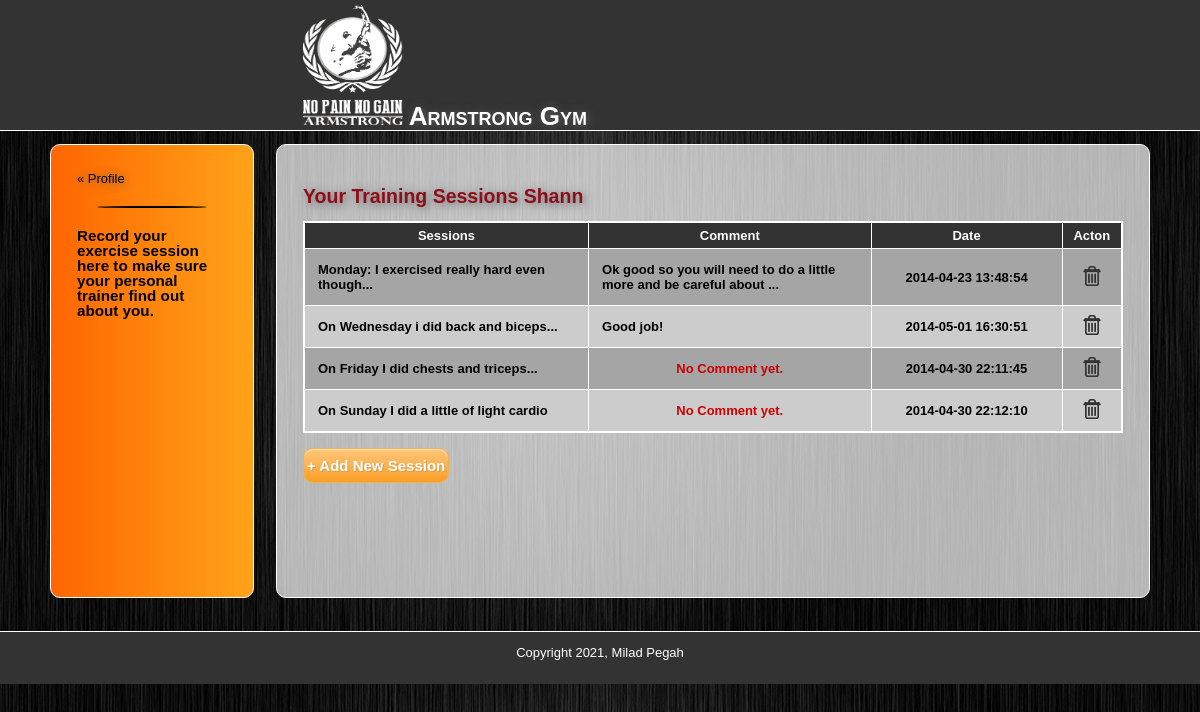
The page /sessions.php (signed in) on the database its author committed.
### tables this page shows
CREATE TABLE `sessions` (
  `id` int NOT NULL AUTO_INCREMENT,
  `user_id` int NOT NULL,
  `session_entry` text,
  `comment` text,
  `date` timestamp NULL DEFAULT CURRENT_TIMESTAMP ON UPDATE CURRENT_TIMESTAMP,
  PRIMARY KEY (`id`),
  KEY `user_id` (`user_id`),
  CONSTRAINT `sessions_ibfk_1` FOREIGN KEY (`user_id`) REFERENCES `users` (`id`) ON DELETE CASCADE ON UPDATE CASCADE
);

### includes/functions.php (called while the page is built, shortened)
<?php
function find_session_by_user_id($id) {
	global $connection;
	$query = "SELECT * ";
	$query .= "FROM sessions ";
	$query .= "WHERE user_id = {$id}";
	$session_set = mysqli_query($connection, $query);
	return $session_set;
}

### public/sessions.php (the view, shortened to what this page needs)
<?php require_once("../includes/db_connection.php");            ?>
<?php require_once("../includes/functions.php");            ?>
<?php
  $user_id = $_SESSION["id"];
  $session_set = find_session_by_user_id($user_id);
?>
<?php include("../includes/layouts/header.php"); ?>
<div id="main">
    <div id="navigation">
        <p><a href="user_content.php">&laquo; Profile</a></p>
        <hr />
        <h3>Record your exercise session here to make sure your personal trainer find out about you.</h3>
    </div>
    <div id="page">
        <h2>Your Training Sessions <?php echo ucfirst(htmlentities($_SESSION["username"])); ?></h2>
        <?php if (mysqli_num_rows($session_set) == 0) { ?>
              <h3 style="color: #006633;">No Session Yet. You can add one.</h3>
          <?php } else { ?>
              <table border="1" style="border-collapse: collapse;">
                  <tr>
                      <th style="width: 300px;">Sessions</th>
                      <th style="width: 300px;">Comment</th>
                      <th style="width: 200px;">Date</th>
                      <th style="width: 50px;">Acton</th>
                  </tr>
                  <?php while ($session = mysqli_fetch_assoc($session_set)) { ?>
                      <tr>
                          <td style="padding: 1em;"><?php echo htmlentities($session["session_entry"]); ?></td>
                          <td style="padding: 1em;">
                              <?php if (empty($session["comment"])) { ?>
                                  <p class="centered" style="color:#CC0000;">No Comment yet.</p>
                              <?php } echo htmlentities($session["comment"]); ?>
                          </td>
                          <td class="centered"><?php echo htmlentities($session["date"]); ?></td>
                          <td class="centered">
                              <a class="link e_d_img" title="Delete" href="delete_session.php?id=<?php echo urlencode($session["id"]); ?>" onclick="return confirm('Are you sure you want to delete this session entry?Your trainer will not be able to see that!');">
                                  <img src="images/delete-icon.png" alt="Delete">
                              </a>
                          </td>
                      </tr>
                  <?php } ?>
              </table> <br />
          <?php } ?>
        <button class="buttons" onclick="window.location.href = 'new_session.php';">+ Add New Session</button>
    </div>
</div>
<?php include("../includes/layouts/footer.php"); ?>

### public/stylesheets/public.css (style rules this page uses)
* { margin: 0; padding: 0; }
body { font-family: "Century Gothic", Tahoma, Helvetica, Arial, sans-serif; background-image: url(../images/gym.jpg); width: 100%; height: 100%; font-size: 13px; line-height: 15px; margin: 0 auto; min-width: 900px; }
img { border: none; }
button { padding: 3px; }
a { color: #8D0D19; text-shadow: 1px 1px 10px #666; }
#main { min-height: 500px; width: 1100px; margin: auto; }
#navigation { min-height: 400px; float: left; margin: 1em 0; padding: 2em; width: 150px; font-family: "Century Gothic", Tahoma, Helvetica, Arial, sans-serif; color: #000000; border: 1px solid white; -webkit-border-radius: 10px; -moz-border-radius: 10px; -o-border-radius: 10px; border-radius: 10px; background: -webkit-linear-gradient(270deg, #FFA319, #FF6600); background: -moz-linear-gradient(270deg, #FFA319, #FF6600); background: -o-linear-gradient(270deg, #FFA319, #FF6600); background: -ms-linear-gradient(270deg, #FFA319, #FF6600); background: linear-gradient(270deg, #FFA319, #FF6600); }
#navigation a { font-family: Helvetica, Arial, sans-serif; color: black; text-decoration: none; }
#page { margin: 1em 0; float: right; min-height: 400px; width: 820px; background-color: rgba(255,255,255, 0.7); padding: 2em; border: 1px solid white; -webkit-border-radius: 10px; -moz-border-radius: 10px; -o-border-radius: 10px; border-radius: 10px; }
#page h2 { color: #8D0D19; line-height: 50px; text-shadow: 2px 2px 10px #666; }
.link { text-decoration: none; }
td { padding: 0 1px; font-weight: bold; }
th { background-color: #333333; color: #FFFFFF; padding: 5px; border: 1px solid white; }
table { border: 2px solid white; border-collapse: collapse; }
hr { margin: 20px; border: 1px black solid; -webkit-border-radius: 50%; -moz-border-radius: 50%; -o-border-radius: 50%; -ms-border-radius: 50%; border-radius: 50%; }
.centered { text-align: center; }
.buttons { -moz-box-shadow:inset 0px 1px 0px 0px #fce2c1; -webkit-box-shadow:inset 0px 1px 0px 0px #fce2c1; box-shadow:inset 0px 1px 0px 0px #fce2c1; background:-webkit-gradient( linear, left top, left bottom, color-stop(0.05, #ffc477), color-stop(1, #fb9e25) ); background:-moz-linear-gradient( center top, #ffc477 5%, #fb9e25 100% ); filter:progid:DXImageTransform.Microsoft.gradient(startColorstr='#ffc477', endColorstr='#fb9e25'); background-color:#ffc477; -webkit-border-radius:10px; -moz-border-radius:10px; border-radius:10px; border:1px solid #eeb44f; display:inline-block; color:#ffffff; font-family:Arial; font-size:15px; font-weight:bold; height:35px; line-height:25px; text-align:center; text-shadow:1px 1px 0px #cc9f52; }

### public/sessions.php (style rules this page uses)
tr:nth-child(odd) { background-color: #cccccc; }
tr:nth-child(even) { background-color: #a5a5a5; }
td { border-right: 1px solid white; }

### rows shown on the page
sessions: session_entry "Monday: I exercised really hard even though...", comment "Ok good so you will need to do a little more and be careful about ...", date "2014-04-23 13:48:54"
sessions: session_entry "On Wednesday i did back and biceps...", comment "Good job!", date "2014-05-01 16:30:51"
sessions: session_entry "On Friday I did chests and triceps...", shows "No Comment yet.", date "2014-04-30 22:11:45"
sessions: session_entry "On Sunday I did a little of light cardio", shows "No Comment yet.", date "2014-04-30 22:12:10"

### other values the page prints
$_SESSION["username"] "Shann"
